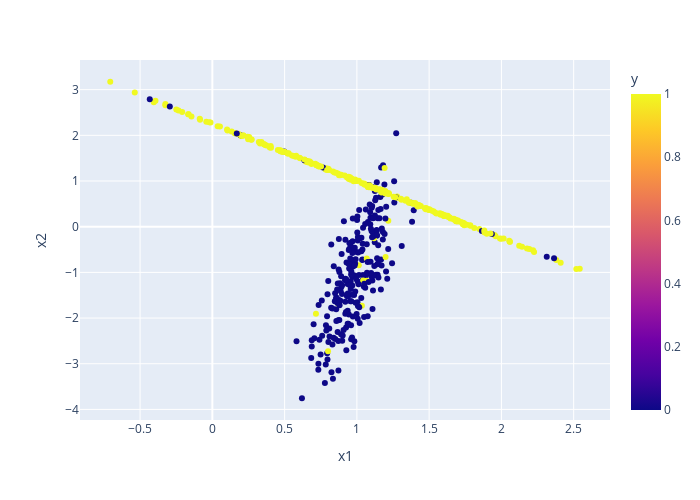

Source (notebook cell):
### Code cell
X, y = skdata.make_classification(
    n_samples=500,
    n_features=2,
    n_informative=2,
    n_redundant=0,
    n_repeated=0,
    n_classes=2,
    n_clusters_per_class=1,
    flip_y=0.1,  # Changed from 0 to 0.1
    class_sep=1.0,
    shuffle=False
)
df = pd.DataFrame(X, columns=["x1", "x2"])
df["y"] = y
fig = px.scatter(df, x="x1", y="x2", color="y")
fig.update_layout(width=700, height=500)

### Figure 1 — Plotly figure (JSON) as saved in the notebook; plotly's stock layout.template omitted (floating-point values rounded to 4 significant figures; data arrays with more than 128 entries replaced by an {"elided": "..."} marker saying what was removed)
{"data": [{"hovertemplate": "x1=%{x}<br>x2=%{y}<br>y=%{marker.color}<extra></extra>", "legendgroup": "", "marker": {"color": {"elided": "500 int values"}, "coloraxis": "coloraxis", "symbol": "circle"}, "mode": "markers", "name": "", "showlegend": false, "type": "scatter", "x": {"elided": "500 float values"}, "xaxis": "x", "y": {"elided": "500 float values"}, "yaxis": "y"}], "layout": {"coloraxis": {"colorbar": {"title": {"text": "y"}}, "colorscale": [[0, "#0d0887"], [0.1111, "#46039f"], [0.2222, "#7201a8"], [0.3333, "#9c179e"], [0.4444, "#bd3786"], [0.5556, "#d8576b"], [0.6667, "#ed7953"], [0.7778, "#fb9f3a"], [0.8889, "#fdca26"], [1, "#f0f921"]]}, "height": 500, "legend": {"tracegroupgap": 0}, "margin": {"t": 60}, "width": 700, "xaxis": {"anchor": "y", "autorange": true, "domain": [0, 1], "range": [-0.9158, 2.751], "title": {"text": "x1"}, "type": "linear"}, "yaxis": {"anchor": "x", "autorange": true, "domain": [0, 1], "range": [-4.232, 3.649], "title": {"text": "x2"}, "type": "linear"}}}
